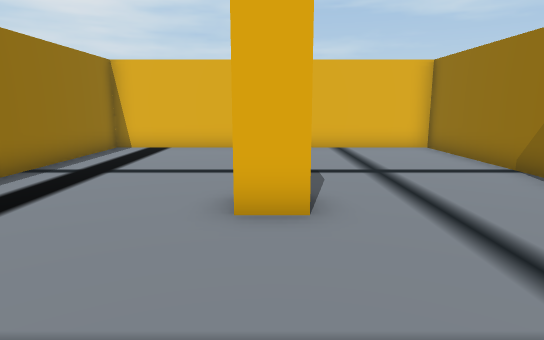
[1] (above)

21 first-person views from a walk through a scene from a Unity 3-D project. The camera is 1.4 m above the floor, tilts 10° down and sees 75° across. The floor is counted in squares, 1 m on a side. Each view is taken from the middle of a square. On the plan, view 1 faces up. The plan holds only what a view shows up to about 15 squares ahead; the rest is blank. The place goes on beyond the plan. Some animated figures are not drawn.

[2]
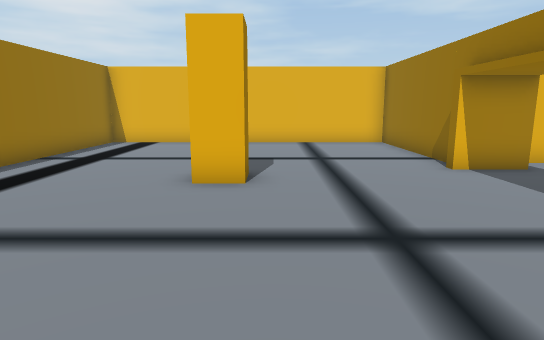

[3]
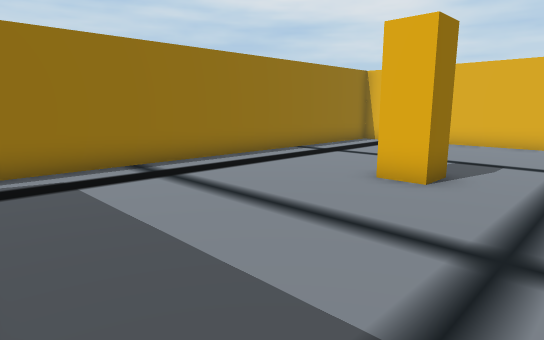

[4]
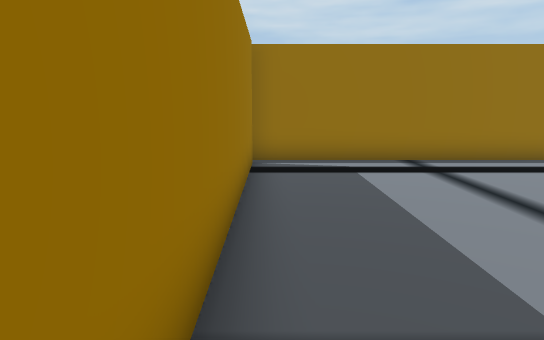

[5]
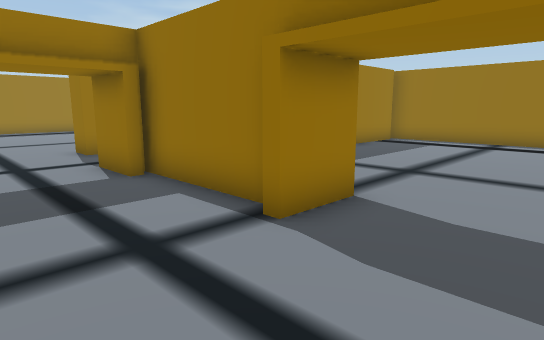

[6]
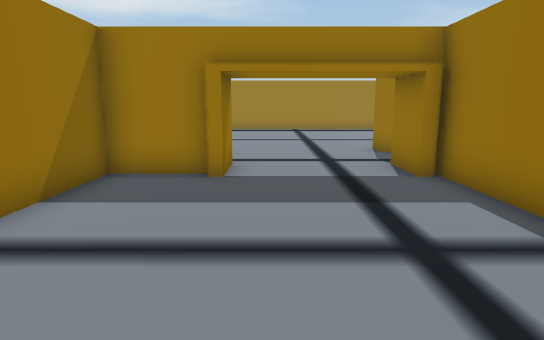

[7]
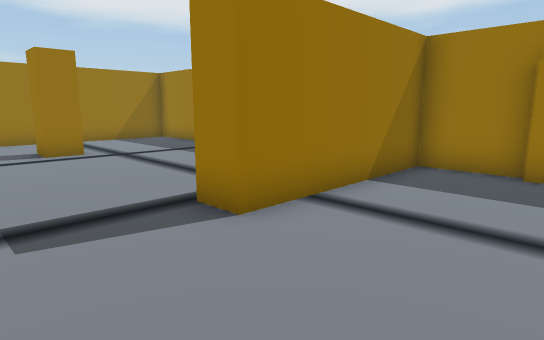

[8]
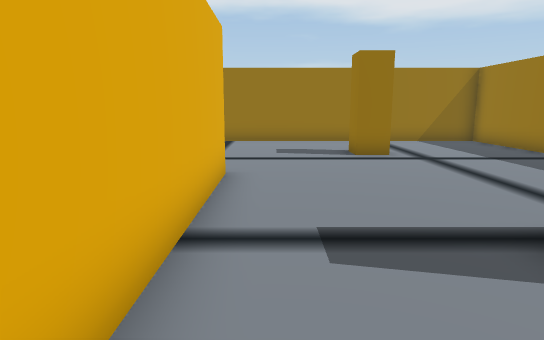

[9]
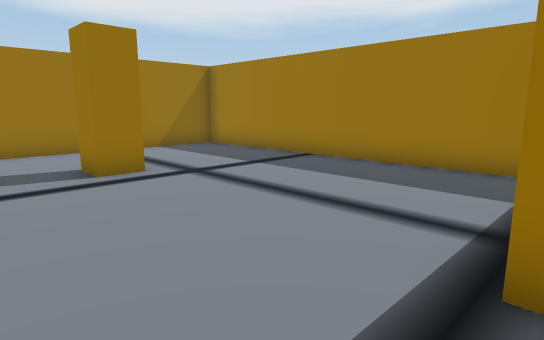

[10]
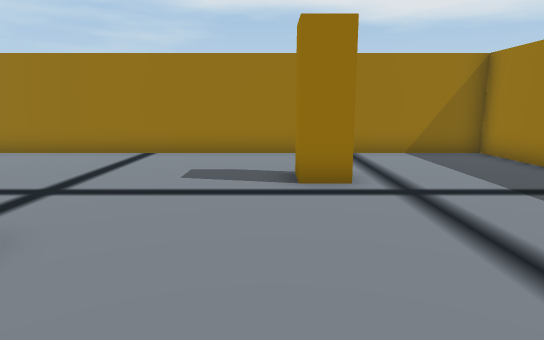

[11]
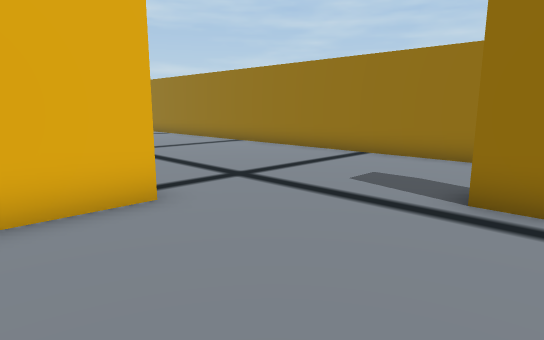

[12]
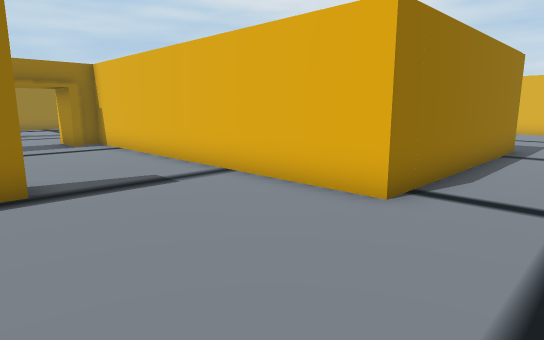

[13]
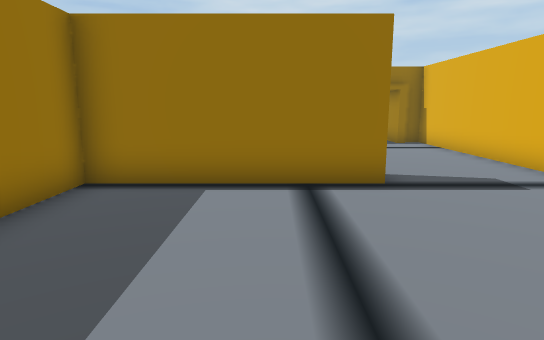

[14]
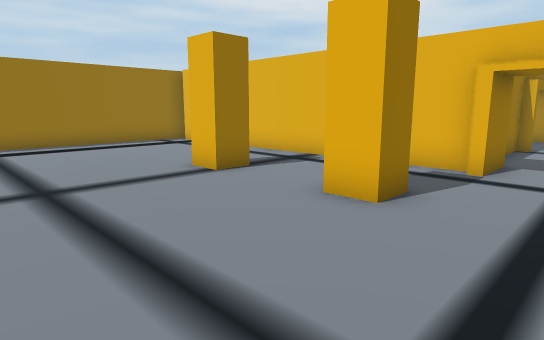

[15]
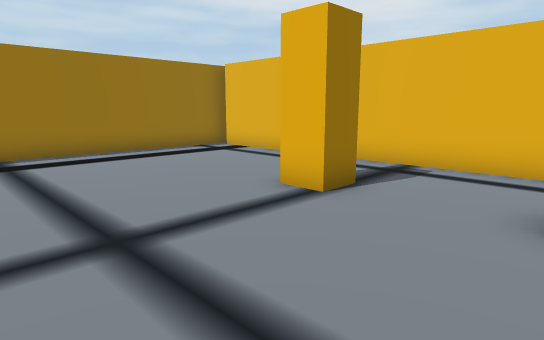

[16]
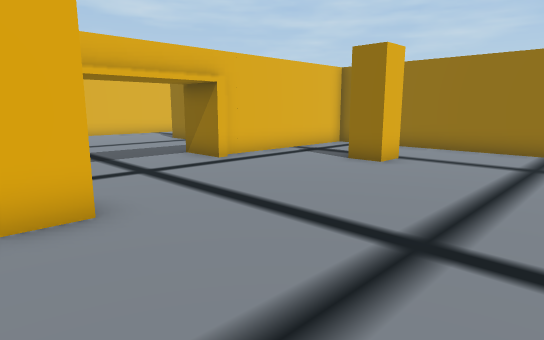

[17]
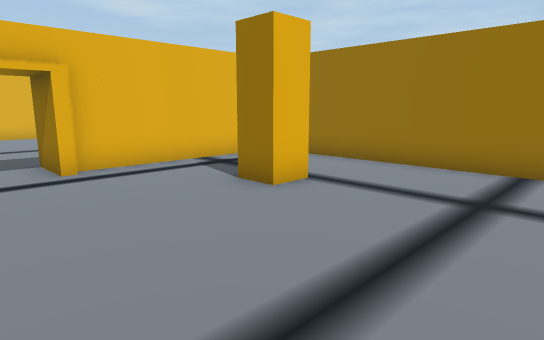

[18]
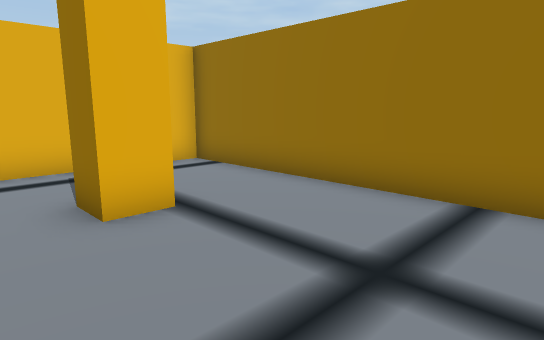

[19]
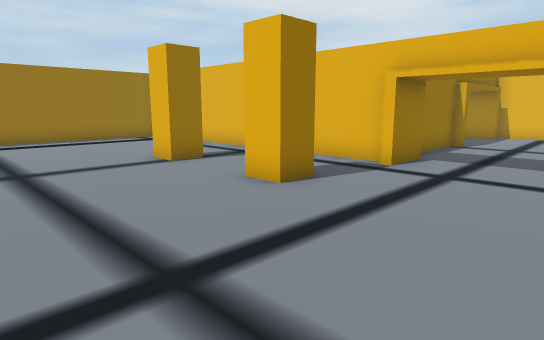

[20]
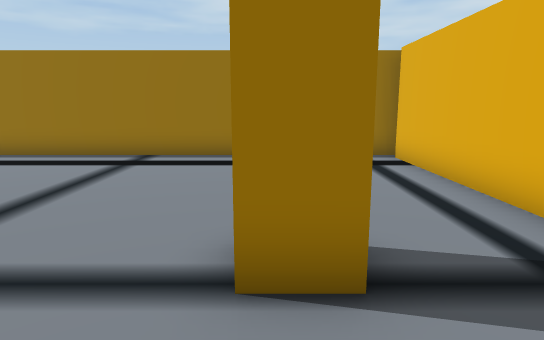

[21]
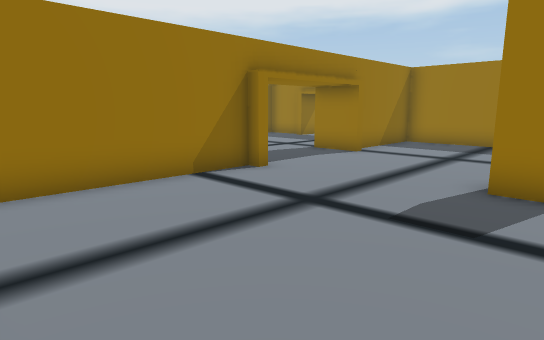

### Floor plan
Points are (right, up) in squares from view 1. A wall is a line through its corners. A room is listed if a view was taken in it or the views show most of it. See-through windows are left out.
Room 1 (views 1, 2, 3, 4, 21)
walls: (5.5, 6.2) (5.5, 12.5) (-5.5, 12.5) (-5.5, -3); (5.1, 2) (7, 2); (6.9, 6) (5.1, 6); (-5, -2.5) (5.5, -2.5) (5.5, 1.1)
ways out: opening at (6.7, 4) to room 2
objects: other object (0, 5)
Room 2 (views 5, 6, 7, 8, 9, 10, 11, 12, 13)
walls: (11.2, -2.5) (13.5, -2.5) (13.5, 3.1) (14.5, 3.1) (14.5, -2.5) (26, -2.5) (26, 13.5); (18.5, 13.5) (18.5, 7) (6.5, 7); (11, -3.9) (11, -2.1) (11.4, -2.1); (7, 2) (7, 1.6); (6.5, 1.8) (6.5, -2.5); (7, -2.1) (7, -3.9)
ways out: opening at (6.7, 4) to room 1; opening at (9, -3.3) to room 3
objects: other object (22, 3)
Room 3 (views 14, 15, 16, 17, 18, 19, 20)
walls: (7, -3.9) (6.6, -3.9); (6.6, -3.5) (-5, -3.5); (17.5, -11.4) (17.5, -3.5) (11.4, -3.5); (-5.5, -3) (-5.5, -12.5)
ways out: opening at (9, -3.3) to room 2
objects: other object (2, -7) to (2, -6); other object (6, -7) to (6, -6); other object (14, -7)

Where each view was taken, in squares from view 1:
view 1: 0 up, 0 right, facing up
view 2: 2 down, 1 right, facing up
view 3: 2 down, 3 right, facing up-left
view 4: 2 down, 4 right, facing left
view 5: 5 up, 10 right, facing down-left
view 6: 5 up, 10 right, facing down
view 7: 6 up, 10 right, facing down-right
view 8: 6 up, 11 right, facing right
view 9: 6 up, 14 right, facing down-right
view 10: 4 up, 15 right, facing right
view 11: 2 up, 16 right, facing up-right
view 12: 2 up, 21 right, facing up-left
view 13: 1 up, 21 right, facing left
view 14: 12 down, 9 right, facing up-left
view 15: 12 down, 6 right, facing up-left
view 16: 12 down, 5 right, facing up-right
view 17: 12 down, 9 right, facing up-right
view 18: 12 down, 12 right, facing up-right
view 19: 12 down, 11 right, facing up-left
view 20: 7 down, 5 right, facing left
view 21: 12 up, 1 left, facing down-right
